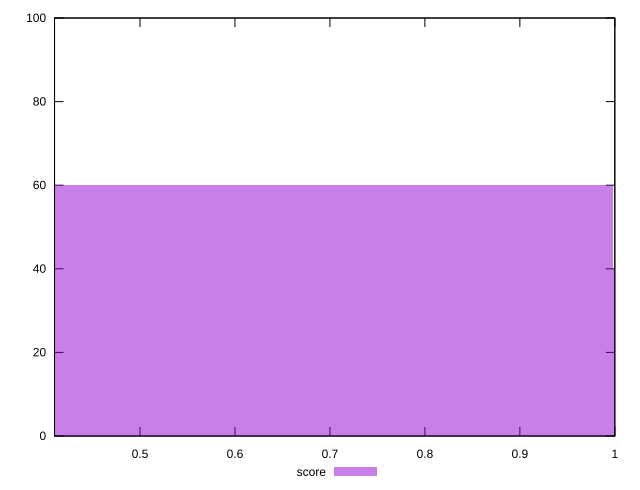

This figure's gnuplot source:
reset

$score <<EOF
0.6655573344540386 60
1.3311146689080773 40
EOF

set key outside below
set boxwidth 0.6655573344540386
set xrange [0.41:1]
set yrange [0:100]
set trange [0:100]
set style fill transparent solid 0.5 noborder
set terminal svg size 640, 490 enhanced background rgb 'white'
set output "report_00020_2021-02-19T21:17:38.612Z2/offscreen-images/samples/pages/score/histogram.svg"

plot $score title "score" with boxes

reset
